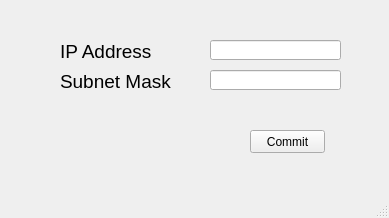
<?xml version="1.0" encoding="UTF-8"?>
<ui version="4.0">
 <class>MainWindow</class>
 <widget class="QMainWindow" name="MainWindow">
  <property name="enabled">
   <bool>true</bool>
  </property>
  <property name="geometry">
   <rect>
    <x>0</x>
    <y>0</y>
    <width>389</width>
    <height>218</height>
   </rect>
  </property>
  <property name="minimumSize">
   <size>
    <width>389</width>
    <height>218</height>
   </size>
  </property>
  <property name="maximumSize">
   <size>
    <width>389</width>
    <height>218</height>
   </size>
  </property>
  <property name="windowTitle">
   <string>MainWindow</string>
  </property>
  <widget class="QWidget" name="centralwidget">
   <widget class="QLabel" name="label_2">
    <property name="geometry">
     <rect>
      <x>60</x>
      <y>70</y>
      <width>121</width>
      <height>23</height>
     </rect>
    </property>
    <property name="sizePolicy">
     <sizepolicy hsizetype="MinimumExpanding" vsizetype="MinimumExpanding">
      <horstretch>0</horstretch>
      <verstretch>0</verstretch>
     </sizepolicy>
    </property>
    <property name="font">
     <font>
      <pointsize>14</pointsize>
     </font>
    </property>
    <property name="text">
     <string>Subnet Mask</string>
    </property>
   </widget>
   <widget class="QPushButton" name="CommitIntEdit">
    <property name="geometry">
     <rect>
      <x>250</x>
      <y>130</y>
      <width>75</width>
      <height>23</height>
     </rect>
    </property>
    <property name="text">
     <string>Commit</string>
    </property>
   </widget>
   <widget class="QLineEdit" name="MaskEdit">
    <property name="geometry">
     <rect>
      <x>210</x>
      <y>70</y>
      <width>131</width>
      <height>20</height>
     </rect>
    </property>
   </widget>
   <widget class="QLabel" name="label">
    <property name="geometry">
     <rect>
      <x>60</x>
      <y>40</y>
      <width>110</width>
      <height>23</height>
     </rect>
    </property>
    <property name="sizePolicy">
     <sizepolicy hsizetype="MinimumExpanding" vsizetype="MinimumExpanding">
      <horstretch>0</horstretch>
      <verstretch>0</verstretch>
     </sizepolicy>
    </property>
    <property name="font">
     <font>
      <pointsize>14</pointsize>
     </font>
    </property>
    <property name="text">
     <string>IP Address</string>
    </property>
   </widget>
   <widget class="QLineEdit" name="IpEdit">
    <property name="geometry">
     <rect>
      <x>210</x>
      <y>40</y>
      <width>131</width>
      <height>20</height>
     </rect>
    </property>
   </widget>
  </widget>
  <widget class="QMenuBar" name="menubar">
   <property name="geometry">
    <rect>
     <x>0</x>
     <y>0</y>
     <width>389</width>
     <height>21</height>
    </rect>
   </property>
  </widget>
  <widget class="QStatusBar" name="statusbar"/>
 </widget>
 <resources/>
 <connections/>
</ui>
